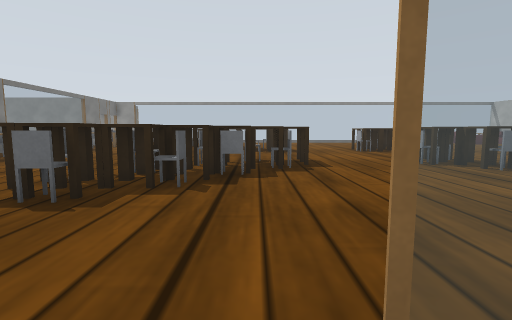
View 1 (above)

24 first-person views from a walk through a world built for the Webots simulator. The camera is 0.9 m above the floor, tilts 6° down and sees 85° across. Doors are drawn as open doorways. The floor is counted in squares, 1 m on a side. Each view is taken from the middle of a square. On the plan, view 1 faces up. The plan holds only what a view shows up to about 11 squares ahead; the rest is blank. The place goes on beyond the plan. Robots are left out. Simple shapes and patterns stand in for the simulator's stock objects.

View 2
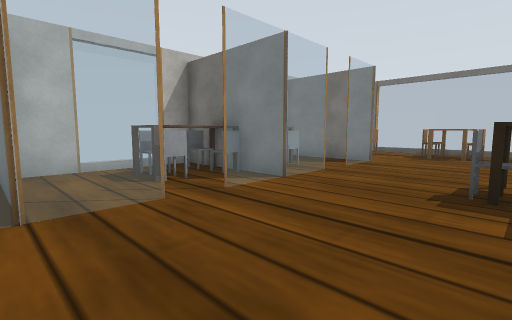

View 3
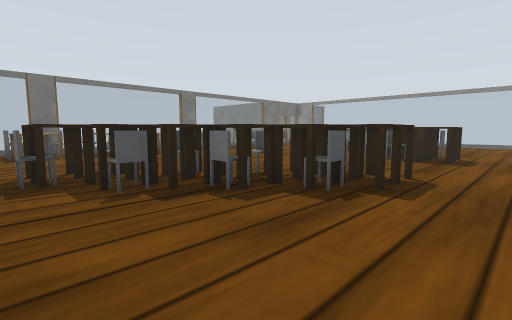

View 4
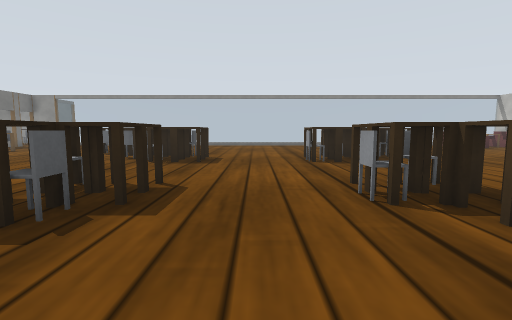

View 5
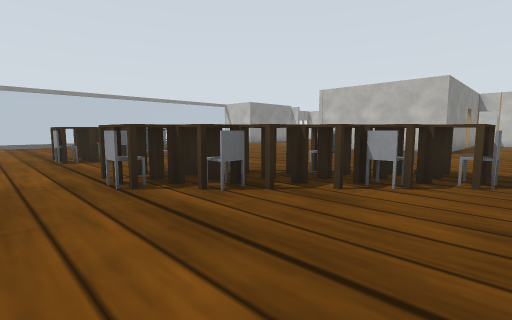

View 6
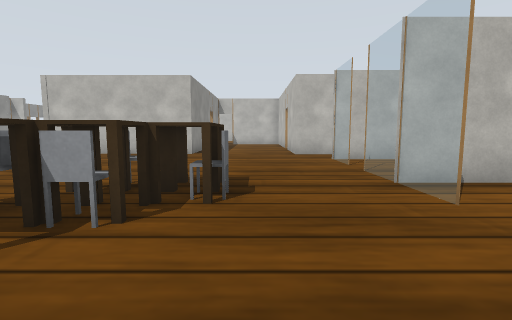

View 7
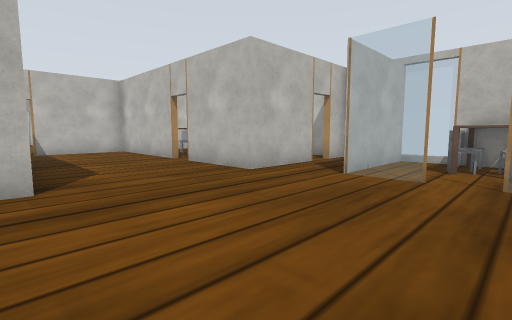

View 8
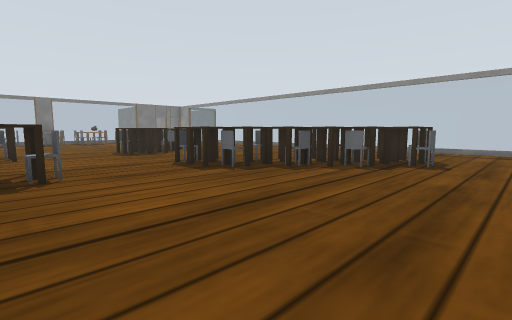

View 9
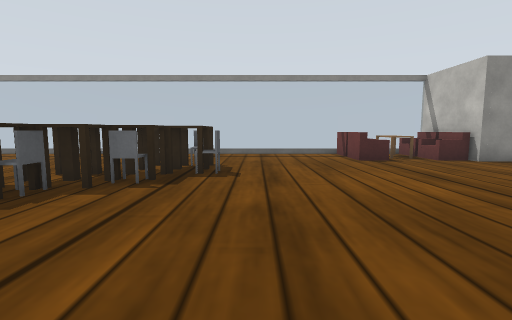

View 10
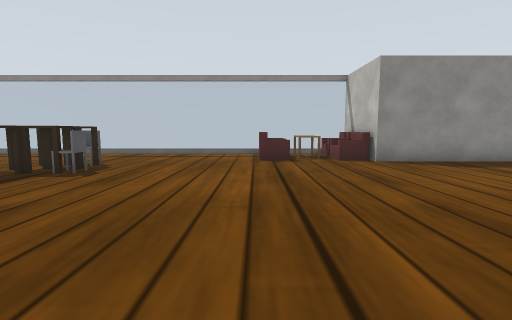

View 11
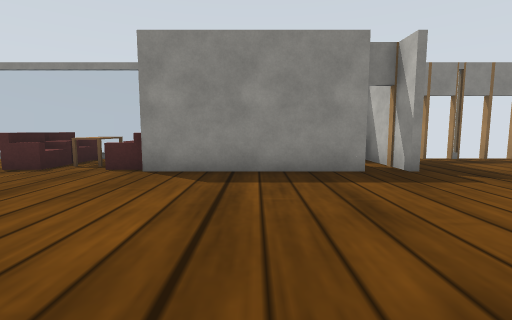

View 12
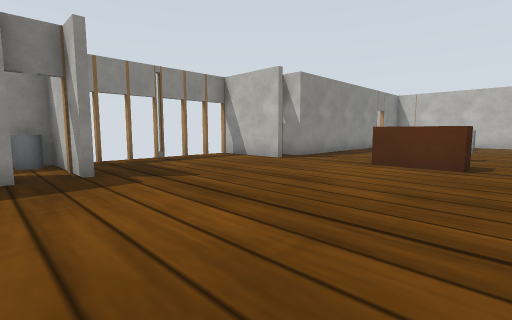

View 13
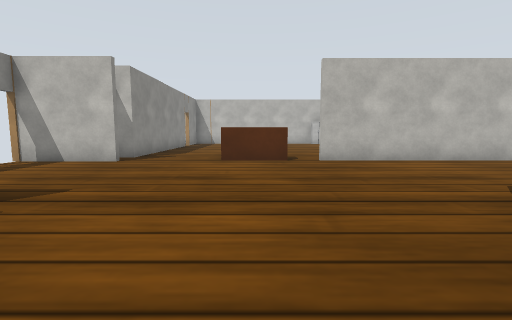

View 14
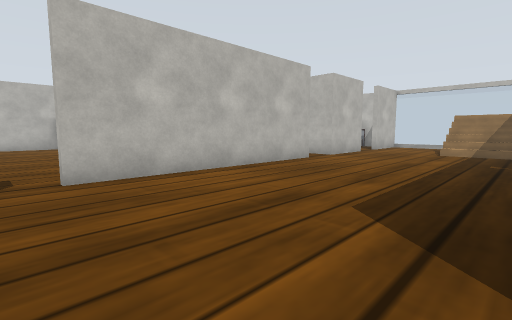

View 15
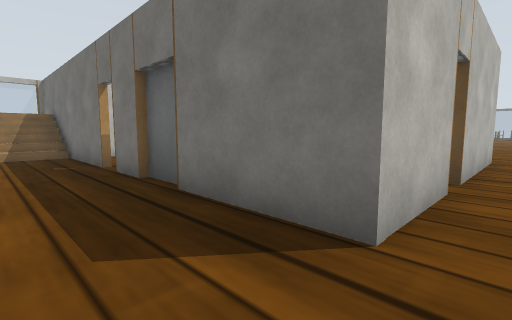

View 16
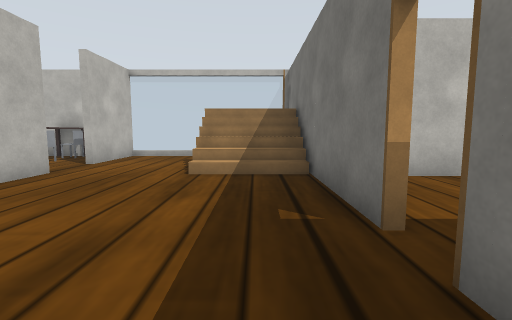

View 17
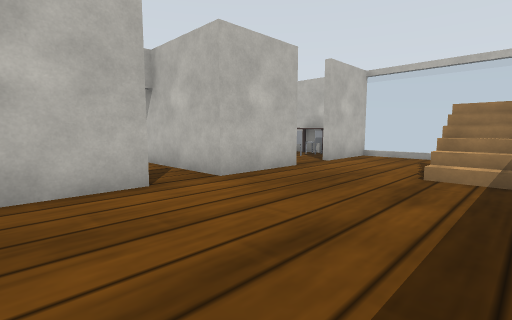

View 18
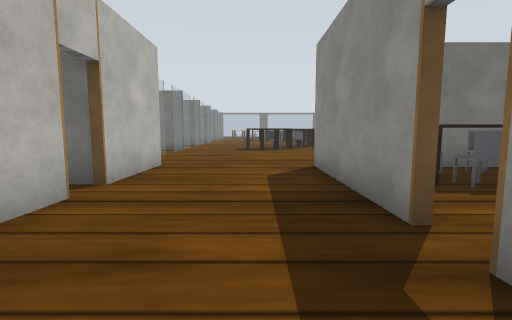

View 19
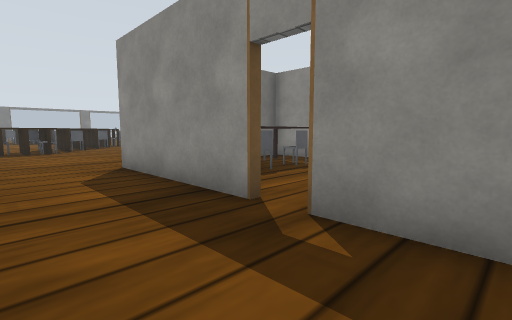

View 20
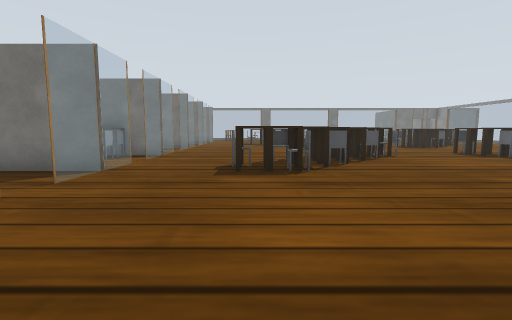

View 21
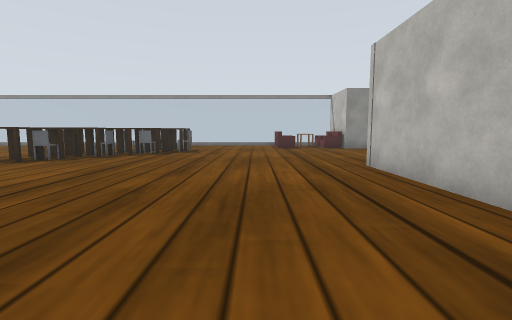

View 22
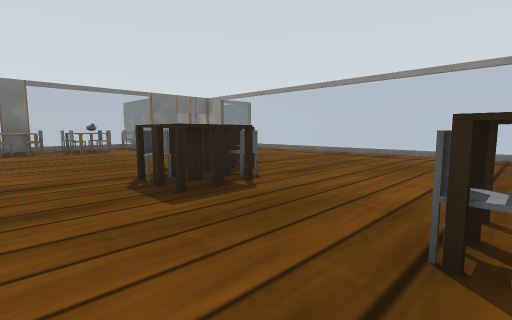

View 23
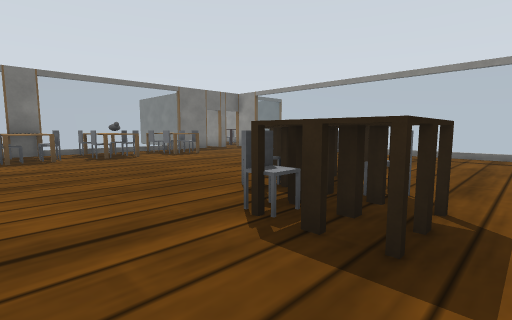

View 24
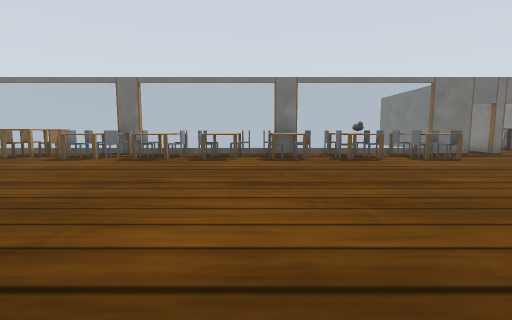

### Floor plan
Points are (right, up) in squares from view 1. A wall is a line through its corners. A room is listed if a view was taken in it or the views show most of it. See-through windows are left out.
Room 1 (view 1)
walls: (-2.2, -2.9) (1.5, -2.9); (-6.3, 0.6) (-6.3, -2.6)
ways out: opening at (-4, 0) to room 2; opening at (0, 0) to room 2
objects: chair (-4, -1); chair (-2, -2); chair (-2, -1); chair (-1, -2); chair (-1, -1) to (0, -1); table (0, -2)
Room 2 (views 2, 3, 4, 5, 6, 7, 8, 9, 10, 11, 12, 13, 14, 15, 16, 17, 18, 19, 20, 21, 22, 23, 24)
walls: (8.2, 0.6) (11.4, 0.6); (12.2, 0.6) (13.9, 0.6); (5.7, 0.6) (7.4, 0.6); (21.2, 11.2) (23.8, 11.2) (23.8, 8.1); (20.5, 5.5) (15.9, 5.5) (15.9, 11.2) (20.5, 11.2); (0.2, 0.6) (1.8, 0.6); (15.7, -1.1) (15.7, 1.5) (18.4, 1.5); (19.2, 1.5) (22.7, 1.5); (15.7, -3) (15.7, -1.9); (23.8, 6.8) (23.8, 5.4); (22.5, 18.1) (17.5, 18.1) (17.5, 18.5); (23.8, 4.6) (23.8, 0.6); (-3.8, 0.6) (-0.6, 0.6); (23.6, 2.9) (23.6, 4.6); (23.4, 18) (23.4, 20.5); (-6.4, 0.6) (-4.8, 0.6); (23.8, -0.4) (23.8, -2.9); (26.6, 20.9) (26.1, 20.9); (29.4, 5) (29.4, 12.1); (29.2, 18) (29.2, 21.1); (29.4, 1) (29.4, 3.6); (29.4, -2.9) (29.4, -0.5); (32.1, 18.1) (30.4, 18.1) (30.4, 19)
low walls: (16.6, 20.9) (-2, 20.9); (29.4, 13) (29.4, 15.1); (27.2, -2.9) (29.4, -2.9)
ways out: opening at (-4, 0) to room 1; opening at (0, 0) to room 1; opening at (8, 0); opening at (12, 0); opening at (22.5, 5.5); opening at (30, 0); opening at (30, 4.5); open door at (-10, 20); open door at (16, -1.5); open door at (19, 1); open door at (21, 5.5); open door at (21, 11); open door at (23, 19); open door at (24, 5); open door at (24, 7.5); open door at (26.5, 21); open door at (30, 19); gap at (30, 12.5)
objects: other object (-10, 1); table (-10, 2) to (-8, 2); other object (-10, 3); other object (-10, 4) to (-9, 4); other object (-10, 5); chair (-10, 6) to (-9, 6); other object (-10, 7) to (-9, 7); table (-10, 8) to (-8, 9); other object (-10, 10); table (-10, 11) to (-8, 11); other object (-10, 12) to (-9, 12); other object (-10, 13); table (-10, 13) to (-9, 14); chair (-10, 15) to (-9, 15); table (-10, 16) to (-8, 16); other object (-10, 17); chair (-9, 1); chair (-9, 3); chair (-9, 5) to (-8, 5); other object (-9, 8); other object (-9, 10); other object (-9, 14); other object (-8, 0); chair (-8, 4); chair (-8, 6); chair (-8, 7); chair (-8, 10); chair (-8, 12); chair (-8, 13); chair (-8, 14); chair (-8, 15); chair (-8, 17); table (-4, 4) to (-3, 4); other object (-4, 5) to (-3, 5); chair (-3, 6); other object (-3, 15); table (-2, 4); table (-2, 5); table (-2, 6); chair (-2, 7); other object (-2, 15); chair (-1, 5); chair (-1, 6) to (0, 6); table (-1, 7); table (-1, 8); chair (-1, 13); table (-1, 14); other object (-1, 16); table (0, 7); other object (0, 8) to (0, 9); chair (0, 12); table (0, 13); other object (0, 14); table (0, 15); chair (1, 7); table (1, 8) to (1, 9); table (1, 12); table (1, 13); chair (1, 14); chair (4, 8); table (5, 8); table (5, 9); chair (5, 12); table (5, 13); other object (5, 14); chair (6, 6); table (6, 7); table (6, 8); chair (6, 9); table (6, 12); other object (6, 13); other object (6, 14); other object (6, 15); table (7, 5); table (7, 6); table (7, 7); chair (7, 8); chair (7, 13); table (7, 14); table (7, 15); chair (8, 4); table (8, 5); chair (8, 6); table (8, 7); chair (8, 14); table (8, 15); table (8, 16); chair (9, 3); table (9, 4); chair (9, 5) to (10, 5); table (9, 6); chair (9, 15); table (9, 16); table (9, 17); table (10, 4); chair (10, 16); chair (10, 17); armchair (14, 19) to (15, 19); armchair (14, 20) to (15, 20); desk (16, 19) to (16, 20); armchair (17, 19); armchair (17, 20); bin (23, 21); stairs (24, -1) to (26, 1)

Where each view was taken, in squares from view 1:
view 1: 0 up, 0 right, facing up
view 2: 4 up, 2 right, facing down-left
view 3: 3 up, 3 right, facing up-left
view 4: 4 up, 3 right, facing up
view 5: 3 up, 3 right, facing up-right
view 6: 3 up, 5 right, facing right
view 7: 6 up, 11 right, facing down-right
view 8: 8 up, 12 right, facing up-left
view 9: 10 up, 11 right, facing up
view 10: 10 up, 14 right, facing up
view 11: 12 up, 20 right, facing up
view 12: 12 up, 22 right, facing up-right
view 13: 14 up, 21 right, facing right
view 14: 13 up, 24 right, facing down-right
view 15: 12 up, 26 right, facing down-left
view 16: 7 up, 25 right, facing down
view 17: 7 up, 25 right, facing down-right
view 18: 4 up, 23 right, facing left
view 19: 3 up, 23 right, facing up-left
view 20: 4 up, 16 right, facing left
view 21: 4 up, 13 right, facing up
view 22: 10 up, 5 right, facing up-left
view 23: 10 up, 2 right, facing up-left
view 24: 10 up, 1 right, facing left
